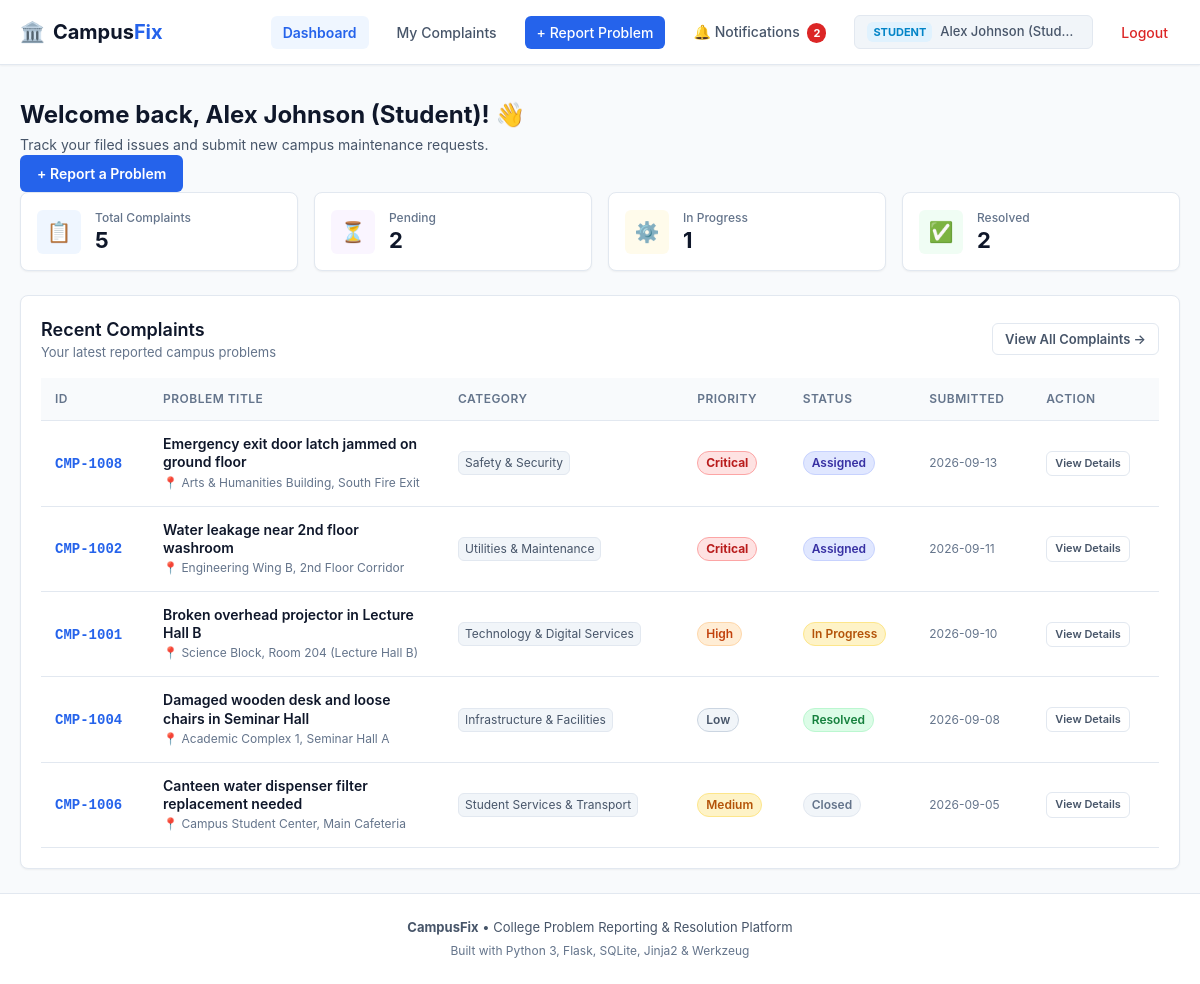
The app's page /dashboard (signed in) with its own data.
### tables this page shows
CREATE TABLE complaints (
        id INTEGER PRIMARY KEY AUTOINCREMENT,
        complaint_id TEXT UNIQUE NOT NULL,
        student_id INTEGER NOT NULL,
        title TEXT NOT NULL,
        description TEXT NOT NULL,
        category TEXT NOT NULL,
        subcategory TEXT NOT NULL,
        location TEXT NOT NULL,
        priority TEXT NOT NULL CHECK(priority IN ('Low', 'Medium', 'High', 'Critical')),
        status TEXT NOT NULL CHECK(status IN ('Submitted', 'Under Review', 'Assigned', 'In Progress', 'Resolved', 'Closed', 'Reopened')),
        assigned_staff_id INTEGER,
        image_filename TEXT,
        created_at TIMESTAMP DEFAULT CURRENT_TIMESTAMP,
        updated_at TIMESTAMP DEFAULT CURRENT_TIMESTAMP,
        FOREIGN KEY (student_id) REFERENCES users (id),
        FOREIGN KEY (assigned_staff_id) REFERENCES users (id)
    );

### app.py (the view)
@app.route("/dashboard")
@login_required
def dashboard():
    role = session.get("user_role")
    if role == "admin":
        return redirect(url_for("admin_dashboard"))
    elif role == "staff":
        return redirect(url_for("staff_dashboard"))
    student_id = session["user_id"]
    stats = database.get_student_dashboard_stats(student_id)
    recent_complaints = database.get_student_complaints(student_id)[:5]
    return render_template("dashboard.html", stats=stats, complaints=recent_complaints)

### app.py (called while the page is built)
def login_required(f):
    @wraps(f)
    def decorated_function(*args, **kwargs):
        if "user_id" not in session:
            flash("Please log in to access this page.", "warning")
            return redirect(url_for("login"))
        return f(*args, **kwargs)
    return decorated_function

@app.context_processor
def inject_global_data():
    unread_count = 0
    if "user_id" in session:
        unread_count = database.get_unread_notification_count(session["user_id"])
    return {
        "current_user_name": session.get("user_name"),
        "current_user_email": session.get("user_email"),
        "current_user_role": session.get("user_role"),
        "unread_notifications_count": unread_count,
        "categories_dict": CATEGORIES,
        "priority_levels": PRIORITY_LEVELS
    }

### database.py (called while the page is built)
def get_db_connection():
    conn = sqlite3.connect(DB_NAME)
    conn.row_factory = sqlite3.Row
    conn.execute("PRAGMA foreign_keys = ON")
    return conn

def get_unread_notification_count(user_id):
    conn = get_db_connection()
    cursor = conn.cursor()
    cursor.execute("SELECT COUNT(*) FROM notifications WHERE user_id = ? AND is_read = 0", (user_id,))
    count = cursor.fetchone()[0]
    conn.close()
    return count

### templates/dashboard.html (shortened to what this page needs)
{% extends "base.html" %}
{% block content %}
<div class="dashboard-wrapper" id="student-dashboard">
  <div class="dashboard-header">
    <div>
      <h1 class="page-title">Welcome back, {{ current_user_name }}! 👋</h1>
      <p class="page-subtitle">Track your filed issues and submit new campus maintenance requests.</p>
    </div>
    <div class="header-actions">
      <a href="{{ url_for('report') }}" class="btn btn-primary" id="btn-dash-report">
        + Report a Problem
      </a>
    </div>
  </div>
  <div class="stats-grid" id="student-stats">
    <div class="stat-card" id="stat-total">
      <div class="stat-icon bg-blue-light">📋</div>
      <div class="stat-info">
        <span class="stat-label">Total Complaints</span>
        <span class="stat-value">{{ stats.total }}</span>
      </div>
    </div>
    <div class="stat-card" id="stat-pending">
      <div class="stat-icon bg-purple-light">⏳</div>
      <div class="stat-info">
        <span class="stat-label">Pending</span>
        <span class="stat-value">{{ stats.pending }}</span>
      </div>
    </div>
    <div class="stat-card" id="stat-progress">
      <div class="stat-icon bg-amber-light">⚙️</div>
      <div class="stat-info">
        <span class="stat-label">In Progress</span>
        <span class="stat-value">{{ stats.in_progress }}</span>
      </div>
    </div>
    <div class="stat-card" id="stat-resolved">
      <div class="stat-icon bg-green-light">✅</div>
      <div class="stat-info">
        <span class="stat-label">Resolved</span>
        <span class="stat-value">{{ stats.resolved }}</span>
      </div>
    </div>
  </div>
  <div class="content-card" id="recent-complaints-card">
    <div class="card-header-flex">
      <div>
        <h2 class="card-title">Recent Complaints</h2>
        <p class="card-subtitle">Your latest reported campus problems</p>
      </div>
      <a href="{{ url_for('complaints') }}" class="btn btn-sm btn-outline" id="btn-view-all-complaints">
        View All Complaints &rarr;
      </a>
    </div>
    {% if complaints %}
      <div class="table-responsive">
        <table class="data-table" id="table-recent-complaints">
          <thead>
            <tr>
              <th>ID</th>
              <th>Problem Title</th>
              <th>Category</th>
              <th>Priority</th>
              <th>Status</th>
              <th>Submitted</th>
              <th>Action</th>
            </tr>
          </thead>
          <tbody>
            {% for c in complaints %}
              <tr class="table-row-hover">
                <td>
                  <a href="{{ url_for('complaint_detail', complaint_id=c.complaint_id) }}" class="complaint-code-link">
                    {{ c.complaint_id }}
                  </a>
                </td>
                <td class="table-cell-title">
                  <div class="complaint-title-main">{{ c.title }}</div>
                  <div class="complaint-location-sub">📍 {{ c.location }}</div>
                </td>
                <td>
                  <span class="category-pill">{{ c.category }}</span>
                </td>
                <td>
                  <span class="badge-priority priority-{{ c.priority|lower }}">{{ c.priority }}</span>
                </td>
                <td>
                  <span class="badge-status status-{{ c.status|lower|replace(' ', '-') }}">{{ c.status }}</span>
                </td>
                <td class="table-date">
                  {{ c.created_at[:10] }}
                </td>
                <td>
                  <a href="{{ url_for('complaint_detail', complaint_id=c.complaint_id) }}" class="btn btn-xs btn-outline">
                    View Details
                  </a>
                </td>
              </tr>
            {% endfor %}
          </tbody>
        </table>
      </div>
    {% endif %}
  </div>
</div>
{% endblock %}

### templates/base.html (shortened to what this page needs)
<!DOCTYPE html>
<html lang="en">
<head>
  <link rel="stylesheet" href="{{ url_for('static', filename='style.css') }}">
</head>
<body>
  <header class="navbar" id="main-navbar">
    <div class="nav-container">
      <a href="{{ url_for('index') }}" class="brand-logo" id="nav-brand">
        <span class="brand-icon">🏛️</span>
        <span class="brand-name">Campus<span class="brand-accent">Fix</span></span>
      </a>
      <nav class="nav-links" id="nav-links-menu">
        {% if session.get('user_id') %}
          {% if session.get('user_role') == 'student' %}
            <a href="{{ url_for('dashboard') }}" class="nav-item {% if request.endpoint == 'dashboard' %}active{% endif %}" id="nav-student-dashboard">Dashboard</a>
            <a href="{{ url_for('complaints') }}" class="nav-item {% if request.endpoint == 'complaints' %}active{% endif %}" id="nav-my-complaints">My Complaints</a>
            <a href="{{ url_for('report') }}" class="nav-item nav-btn-action {% if request.endpoint == 'report' %}active{% endif %}" id="nav-report-problem">+ Report Problem</a>
          {% elif session.get('user_role') == 'staff' %}
            <a href="{{ url_for('staff_dashboard') }}" class="nav-item {% if request.endpoint == 'staff_dashboard' %}active{% endif %}" id="nav-staff-dashboard">Staff Dashboard</a>
          {% endif %}
          <a href="{{ url_for('notifications') }}" class="nav-item nav-notification-link {% if request.endpoint == 'notifications' %}active{% endif %}" id="nav-notifications">
            🔔 Notifications
            {% if unread_notifications_count > 0 %}
              <span class="notification-badge" id="nav-unread-badge">{{ unread_notifications_count }}</span>
            {% endif %}
          </a>
          <a href="{{ url_for('profile') }}" class="nav-item user-pill {% if request.endpoint == 'profile' %}active{% endif %}" id="nav-profile">
            <span class="role-tag role-{{ session.get('user_role') }}">{{ session.get('user_role')|capitalize }}</span>
            <span class="user-pill-name">{{ session.get('user_name') }}</span>
          </a>
          <a href="{{ url_for('logout') }}" class="nav-item nav-logout" id="nav-logout">Logout</a>
        {% endif %}
      </nav>
    </div>
  </header>
  <main class="main-wrapper" id="main-content">
    {% block content %}{% endblock %}
  </main>
  <footer class="footer" id="main-footer">
    <div class="footer-content">
      <p><strong>CampusFix</strong> &bull; College Problem Reporting & Resolution Platform</p>
      <p class="footer-tech">Built with Python 3, Flask, SQLite, Jinja2 & Werkzeug</p>
    </div>
  </footer>
</body>
</html>

### records on screen
complaints: complaint_id "CMP-1008", title "Emergency exit door latch jammed on ground floor", location "Arts & Humanities Building, South Fire Exit", category "Safety & Security", priority "Critical", status "Assigned", created_at "2026-09-13"
complaints: complaint_id "CMP-1002", title "Water leakage near 2nd floor washroom", location "Engineering Wing B, 2nd Floor Corridor", category "Utilities & Maintenance", priority "Critical", status "Assigned", created_at "2026-09-11"
complaints: complaint_id "CMP-1001", title "Broken overhead projector in Lecture Hall B", location "Science Block, Room 204 (Lecture Hall B)", category "Technology & Digital Services", priority "High", status "In Progress", created_at "2026-09-10"
complaints: complaint_id "CMP-1004", title "Damaged wooden desk and loose chairs in Seminar Hall", location "Academic Complex 1, Seminar Hall A", category "Infrastructure & Facilities", priority "Low", status "Resolved", created_at "2026-09-08"
complaints: complaint_id "CMP-1006", title "Canteen water dispenser filter replacement needed", location "Campus Student Center, Main Cafeteria", category "Student Services & Transport", priority "Medium", status "Closed", created_at "2026-09-05"

### other values on screen
{{ unread_notifications_count }} "2"
{{ session.get('user_role')|capitalize }} "STUDENT"
{{ session.get('user_name') }} "Alex Johnson (Stud…"
{{ current_user_name }} "Alex Johnson (Student)"
{{ stats.total }} "5"
{{ stats.pending }} "2"
{{ stats.in_progress }} "1"
{{ stats.resolved }} "2"
